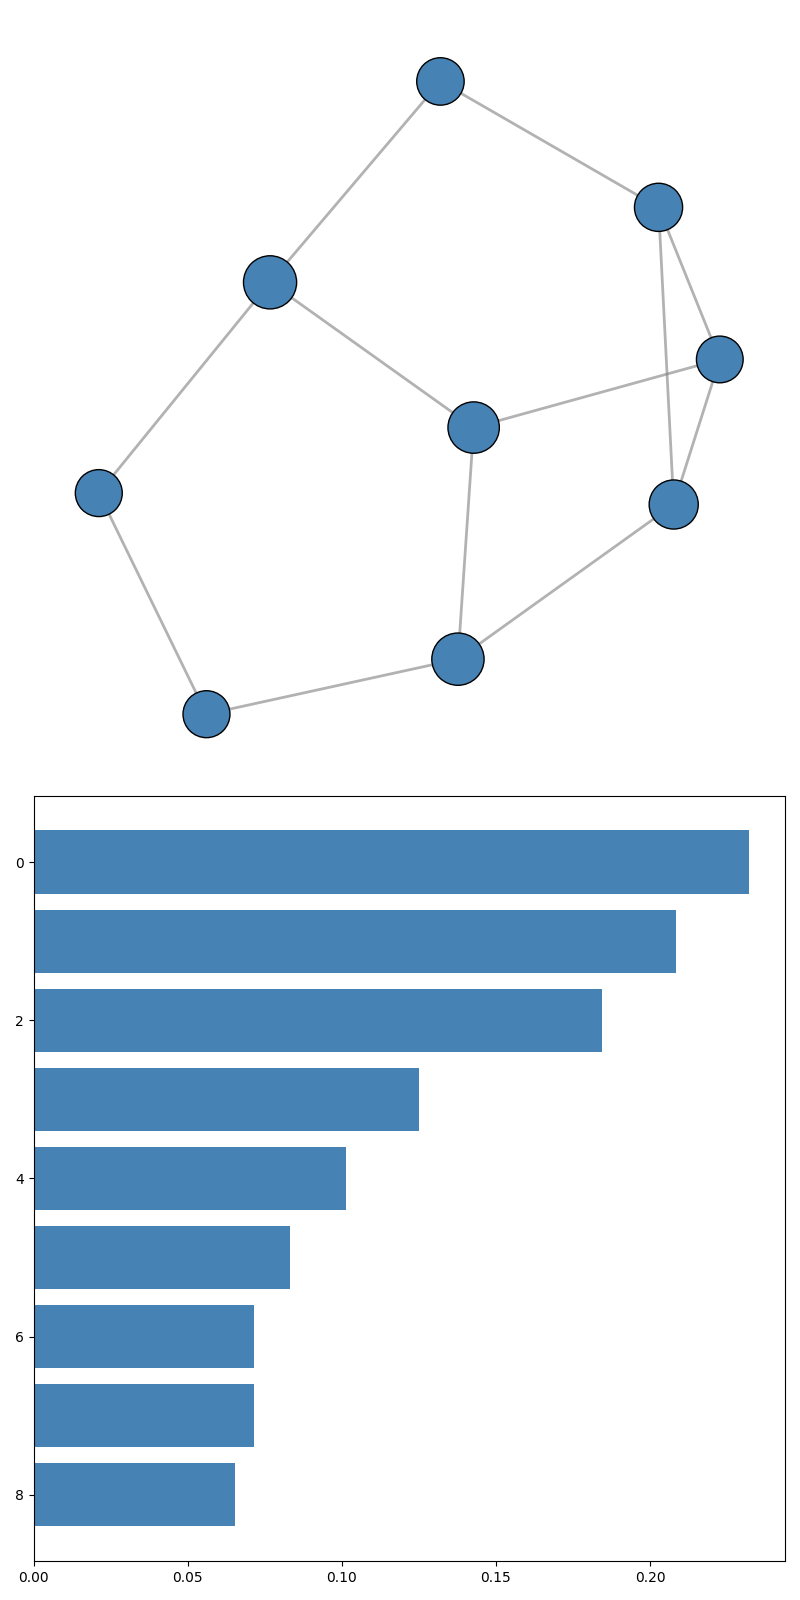

Python code for this plot:
import matplotlib.pyplot as plt
import networkx as nx
import numpy as np

writers_connections = {
    "Isaac Asimov": ["Arthur C. Clarke", "Robert Heinlein", "Ray Bradbury"],
    "Arthur C. Clarke": ["Isaac Asimov", "Robert Heinlein", "Philip K. Dick"],
    "Robert Heinlein": ["Isaac Asimov", "Arthur C. Clarke", "Frank Herbert"],
    "Ray Bradbury": ["Isaac Asimov", "Philip K. Dick", "Ursula K. Le Guin"],
    "Philip K. Dick": ["Arthur C. Clarke", "Ray Bradbury", "J.G. Ballard"],
    "Frank Herbert": ["Robert Heinlein", "Ursula K. Le Guin"],
    "Ursula K. Le Guin": ["Ray Bradbury", "Frank Herbert", "H.G. Wells"],
    "J.G. Ballard": ["Philip K. Dick", "H.G. Wells"],
    "H.G. Wells": ["Ursula K. Le Guin", "J.G. Ballard"]
}

G = nx.Graph(writers_connections)

betweenness_centrality = nx.betweenness_centrality(G)
node_sizes = [1000 + 2000 * betweenness_centrality[node] for node in G.nodes()]

single_color = "#4682B4"
node_colors = [single_color for _ in G.nodes()]

fig, ax = plt.subplots(2, 1, figsize=(8, 16))

pos = nx.spring_layout(G, seed=24)
nx.draw_networkx_nodes(G, pos, ax=ax[0], node_size=node_sizes, node_color=node_colors, edgecolors='black')
nx.draw_networkx_edges(G, pos, ax=ax[0], width=2, alpha=0.6, edge_color='gray')
ax[0].axis('off')

writer_names = list(betweenness_centrality.keys())
centrality_values = list(betweenness_centrality.values())

sorted_indices = np.argsort(centrality_values)[::-1]
sorted_centrality_values = [centrality_values[i] for i in sorted_indices]

y_positions = np.arange(len(writer_names))
ax[1].barh(y_positions, sorted_centrality_values, color=single_color)
ax[1].invert_yaxis()

plt.tight_layout()
plt.show()
